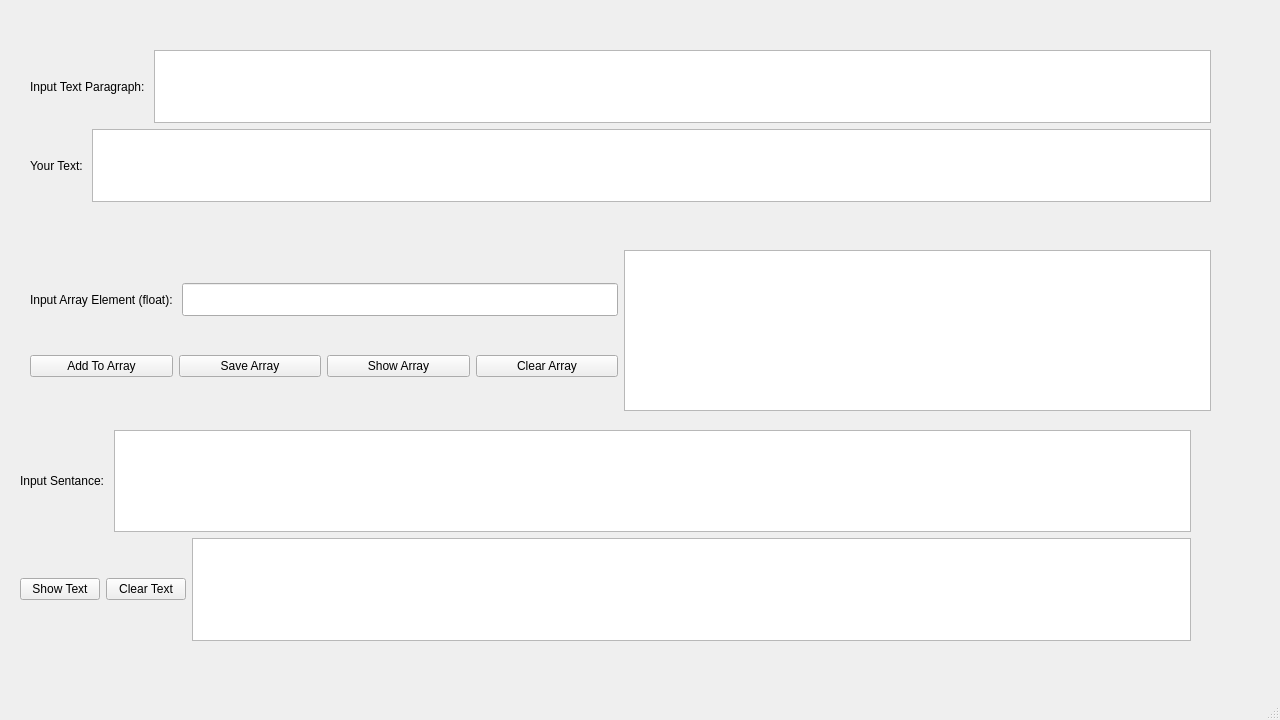
<?xml version="1.0" encoding="UTF-8"?>
<ui version="4.0">
 <class>MainWindow</class>
 <widget class="QMainWindow" name="MainWindow">
  <property name="geometry">
   <rect>
    <x>0</x>
    <y>0</y>
    <width>1280</width>
    <height>720</height>
   </rect>
  </property>
  <property name="windowTitle">
   <string>MainWindow</string>
  </property>
  <widget class="QWidget" name="centralwidget">
   <widget class="QWidget" name="layoutWidget">
    <property name="geometry">
     <rect>
      <x>30</x>
      <y>50</y>
      <width>1181</width>
      <height>152</height>
     </rect>
    </property>
    <layout class="QVBoxLayout" name="verticalLayout">
     <item>
      <layout class="QHBoxLayout" name="horizontalLayout">
       <item>
        <widget class="QLabel" name="label">
         <property name="text">
          <string>Input Text Paragraph: </string>
         </property>
        </widget>
       </item>
       <item>
        <widget class="QTextEdit" name="textParagraphInput">
         <property name="font">
          <font>
           <pointsize>16</pointsize>
          </font>
         </property>
        </widget>
       </item>
      </layout>
     </item>
     <item>
      <layout class="QHBoxLayout" name="horizontalLayout_2">
       <item>
        <widget class="QLabel" name="label_2">
         <property name="text">
          <string>Your Text: </string>
         </property>
        </widget>
       </item>
       <item>
        <widget class="QTextEdit" name="textParagraphOutput">
         <property name="textInteractionFlags">
          <set>Qt::NoTextInteraction</set>
         </property>
        </widget>
       </item>
      </layout>
     </item>
    </layout>
   </widget>
   <widget class="QWidget" name="">
    <property name="geometry">
     <rect>
      <x>30</x>
      <y>250</y>
      <width>1181</width>
      <height>161</height>
     </rect>
    </property>
    <layout class="QHBoxLayout" name="horizontalLayout_5">
     <item>
      <layout class="QVBoxLayout" name="verticalLayout_2">
       <item>
        <layout class="QHBoxLayout" name="horizontalLayout_3">
         <item>
          <widget class="QLabel" name="label_3">
           <property name="text">
            <string>Input Array Element (float): </string>
           </property>
          </widget>
         </item>
         <item>
          <widget class="QLineEdit" name="textArrayElement">
           <property name="font">
            <font>
             <pointsize>16</pointsize>
            </font>
           </property>
          </widget>
         </item>
        </layout>
       </item>
       <item>
        <layout class="QHBoxLayout" name="horizontalLayout_4">
         <item>
          <widget class="QPushButton" name="buttonAddArray">
           <property name="text">
            <string>Add To Array</string>
           </property>
          </widget>
         </item>
         <item>
          <widget class="QPushButton" name="buttonSaveArray">
           <property name="text">
            <string>Save Array</string>
           </property>
          </widget>
         </item>
         <item>
          <widget class="QPushButton" name="buttonShowArray">
           <property name="text">
            <string>Show Array</string>
           </property>
          </widget>
         </item>
         <item>
          <widget class="QPushButton" name="buttonClearArray">
           <property name="text">
            <string>Clear Array</string>
           </property>
          </widget>
         </item>
        </layout>
       </item>
      </layout>
     </item>
     <item>
      <widget class="QTextEdit" name="textArrayFromFile">
       <property name="textInteractionFlags">
        <set>Qt::NoTextInteraction</set>
       </property>
      </widget>
     </item>
    </layout>
   </widget>
   <widget class="QWidget" name="">
    <property name="geometry">
     <rect>
      <x>20</x>
      <y>430</y>
      <width>1171</width>
      <height>211</height>
     </rect>
    </property>
    <layout class="QGridLayout" name="gridLayout">
     <item row="0" column="0" colspan="2">
      <layout class="QHBoxLayout" name="horizontalLayout_6">
       <item>
        <widget class="QLabel" name="label_4">
         <property name="text">
          <string>Input Sentance: </string>
         </property>
        </widget>
       </item>
       <item>
        <widget class="QTextEdit" name="textSentence">
         <property name="font">
          <font>
           <pointsize>16</pointsize>
          </font>
         </property>
        </widget>
       </item>
      </layout>
     </item>
     <item row="1" column="0">
      <layout class="QHBoxLayout" name="horizontalLayout_7">
       <item>
        <widget class="QPushButton" name="buttonShowText">
         <property name="text">
          <string>Show Text</string>
         </property>
        </widget>
       </item>
       <item>
        <widget class="QPushButton" name="buttonClearText">
         <property name="text">
          <string>Clear Text</string>
         </property>
        </widget>
       </item>
      </layout>
     </item>
     <item row="1" column="1">
      <widget class="QTextEdit" name="textFull">
       <property name="textInteractionFlags">
        <set>Qt::NoTextInteraction</set>
       </property>
      </widget>
     </item>
    </layout>
   </widget>
  </widget>
  <widget class="QMenuBar" name="menubar">
   <property name="geometry">
    <rect>
     <x>0</x>
     <y>0</y>
     <width>1280</width>
     <height>23</height>
    </rect>
   </property>
  </widget>
  <widget class="QStatusBar" name="statusbar"/>
 </widget>
 <resources/>
 <connections/>
</ui>
